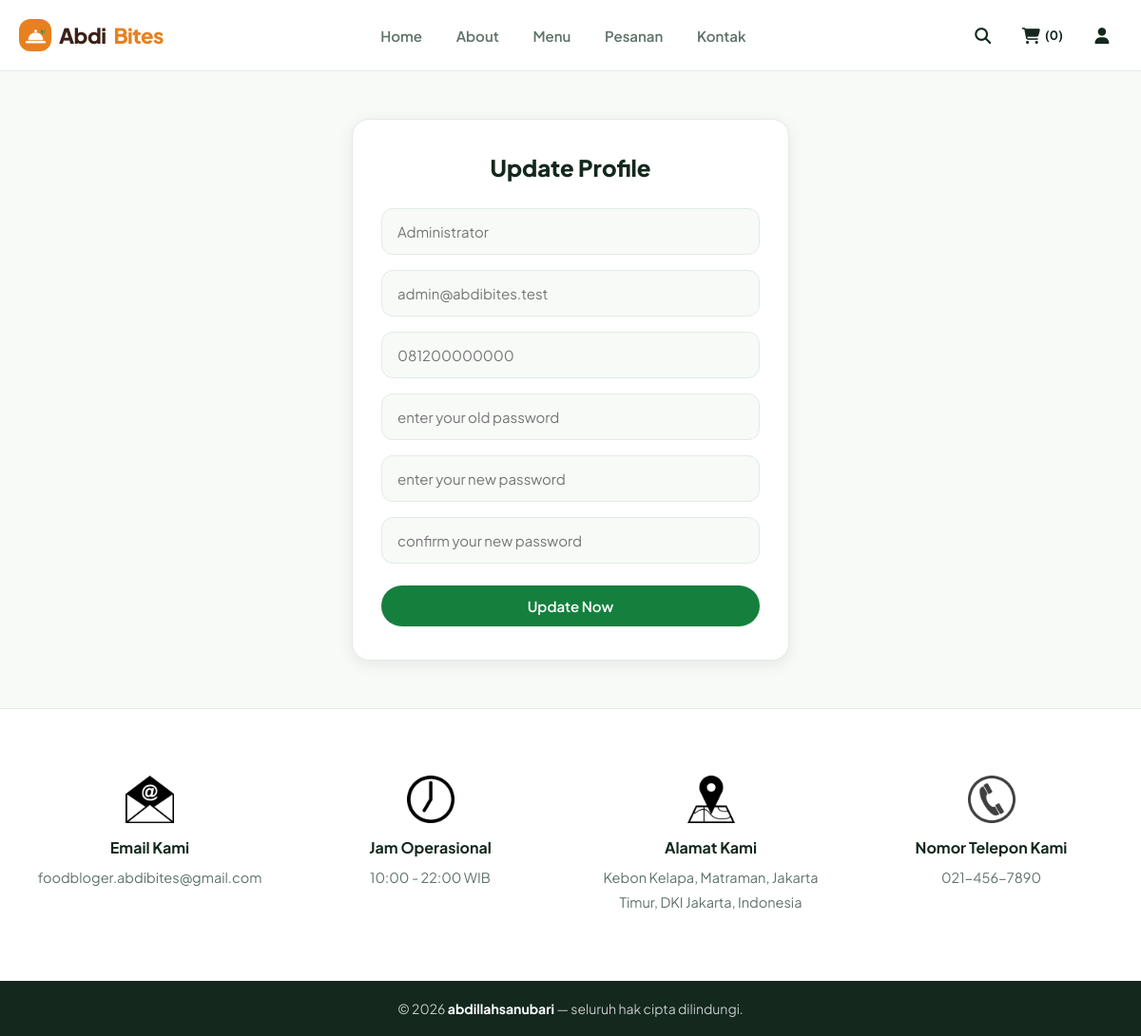
The page /update_profile.php (signed in) on the database its author committed.
### tables this page shows
CREATE TABLE `users` (
   `id`         INT UNSIGNED NOT NULL AUTO_INCREMENT,
   `name`       VARCHAR(50)  NOT NULL,
   `email`      VARCHAR(100) NOT NULL,
   `number`     VARCHAR(20)  NOT NULL,
   `password`   CHAR(40)     NOT NULL COMMENT 'sha1, lihat register.php',
   `address`    VARCHAR(500) NOT NULL DEFAULT '',
   `is_admin`   TINYINT(1)   NOT NULL DEFAULT 0 COMMENT '1 = boleh membuka panel admin',
   `created_at` TIMESTAMP    NOT NULL DEFAULT CURRENT_TIMESTAMP,
   PRIMARY KEY (`id`),
   UNIQUE KEY `uq_users_email` (`email`),
   KEY `idx_users_is_admin` (`is_admin`)
);

### public/update_profile.php (the view, shortened to what this page needs)
<?php
require __DIR__ . '/../app/config/connect.php';
?>
<?php $page_title = 'update profile'; include __DIR__ . '/../app/partials/head.php'; ?>
<?php include __DIR__ . '/../app/partials/user_header.php'; ?>
<section class="form-container update-form">
   <form action="" method="post">
      <h3>update profile</h3>
      <input type="text" name="name" placeholder="<?= $fetch_profile['name']; ?>" class="box" maxlength="50">
      <input type="email" name="email" placeholder="<?= $fetch_profile['email']; ?>" class="box" maxlength="50" oninput="this.value = this.value.replace(/\s/g, '')">
      <input type="number" name="number" placeholder="<?= $fetch_profile['number']; ?>"" class="box" min="0" max="9999999999" maxlength="10">
      <input type="password" name="old_pass" placeholder="enter your old password" class="box" maxlength="50" oninput="this.value = this.value.replace(/\s/g, '')">
      <input type="password" name="new_pass" placeholder="enter your new password" class="box" maxlength="50" oninput="this.value = this.value.replace(/\s/g, '')">
      <input type="password" name="confirm_pass" placeholder="confirm your new password" class="box" maxlength="50" oninput="this.value = this.value.replace(/\s/g, '')">
      <input type="submit" value="update now" name="submit" class="btn">
   </form>
</section>
<?php include __DIR__ . '/../app/partials/footer.php'; ?>
</body>
</html>

### public/assets/css/style.css (style rules this page uses)
:root { --green:#15803d; --green-dark:#166534; --green-soft:#dcfce7; --green-tint:#f0fdf4; --orange:#ea580c; --orange-soft:#ffedd5; --brand-dark:#3b2118; --brand-orange:#e8801f; --bg:#f7faf7; --surface:#ffffff; --ink:#14281d; --muted:#5f7268; --line:#e3ebe5; --red:#dc2626; --red-soft:#fee2e2; --amber:#f59e0b; --radius:1.2rem; --radius-lg:1.8rem; --radius-pill:5rem; --border:.1rem solid var(--line); --shadow-sm:0 .1rem .2rem rgba(20,40,29,.06); --shadow:0 .4rem 1.6rem rgba(20,40,29,.08); --shadow-lg:0 1.2rem 3.2rem rgba(20,40,29,.12); --ease:.25s cubic-bezier(.4,0,.2,1); }
* { font-family:'Plus Jakarta Sans', system-ui, sans-serif; margin:0; padding:0; box-sizing:border-box; outline:none; border:none; text-decoration:none; }
html { font-size:62.5%; overflow-x:hidden; scroll-behavior:smooth; scroll-padding-top:8rem; }
body { background-color:var(--bg); color:var(--ink); min-height:100vh; display:flex; flex-direction:column; }
section { margin:0 auto; width:100%; max-width:120rem; padding:5rem 2rem; }
.btn, .delete-btn, .option-btn { margin-top:1rem; display:inline-block; font-size:1.5rem; font-weight:600; padding:1.2rem 2.8rem; border-radius:var(--radius-pill); cursor:pointer; text-transform:capitalize; text-align:center; transition:var(--ease); box-shadow:var(--shadow-sm); }
.btn { background-color:var(--green); color:#fff; }
.box, input[type="text"], input[type="email"], input[type="password"], input[type="number"], input[type="date"], select, textarea { font-family:inherit; }
.contact .row form .box, .form-container form .box, .checkout form .user-info .box, .search-form form .box { margin:.8rem 0; font-size:1.5rem; color:var(--ink); background-color:var(--bg); border:var(--border); border-radius:var(--radius); padding:1.4rem 1.6rem; width:100%; transition:var(--ease); }
.form-container form { background-color:var(--surface); border:var(--border); border-radius:var(--radius-lg); margin:0 auto; max-width:46rem; padding:3.5rem 3rem; text-align:center; box-shadow:var(--shadow); }
.form-container form h3 { font-size:2.4rem; font-weight:800; color:var(--ink); text-transform:capitalize; margin-bottom:2rem; }
.form-container form .btn { width:100%; margin-top:1.5rem; }

### rows shown on the page
users: name "Administrator", email "admin@abdibites.test", number "081200000000"

### other values the page prints
$total_cart_items "0"
